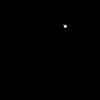
Frame 1 (no input)
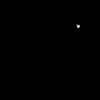
Frame 60 (the mouse pressed at the canvas centre just before this capture)
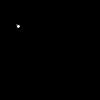
Frame 120 (the mouse held since frame 60 and released just before this capture)

The Processing sketch that drew these frames (run headless with seeded random() and noise(); from frame 60 on, the mouse is pressed at the canvas centre):

// Processing sketch: hanekaeru
// ── hanekaeru.pde
int x, y, vx;

void setup(){
  x = ceil(random(width));
  y = ceil(random(height));
  vx = 1; // 速度用の変数
}

void draw(){
  background(0);
  ellipse(x, y, 4, 4);
  x += vx; // 速度の分、座標を変える
  if(x > width || x < 0){ // 画面外に出たら
    vx = -vx; // 速度を逆向きにする
  }
}
